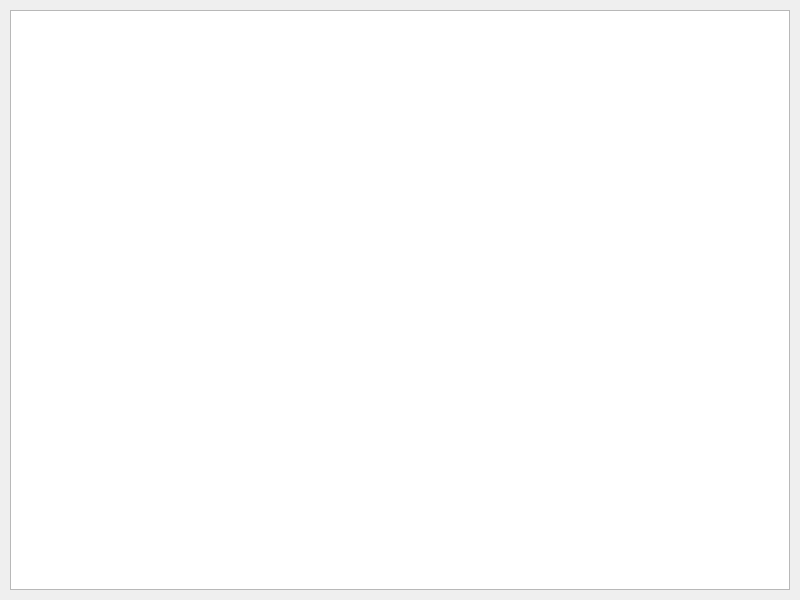
<?xml version="1.0" encoding="UTF-8"?>
<ui version="4.0">
 <class>ReportsPage</class>
 <widget class="QWidget" name="ReportsPage">
  <property name="geometry">
   <rect>
    <x>0</x>
    <y>0</y>
    <width>800</width>
    <height>600</height>
   </rect>
  </property>
  <property name="windowTitle">
   <string>Reports Page</string>
  </property>
  <layout class="QVBoxLayout" name="verticalLayout">
   <property name="leftMargin">
    <number>10</number>
   </property>
   <property name="topMargin">
    <number>10</number>
   </property>
   <property name="rightMargin">
    <number>10</number>
   </property>
   <property name="bottomMargin">
    <number>10</number>
   </property>
   <item>
    <widget class="QTextBrowser" name="reportsBrowser">
     <property name="sizePolicy">
      <sizepolicy hsizetype="Expanding" vsizetype="Expanding">
       <horstretch>0</horstretch>
       <verstretch>0</verstretch>
      </sizepolicy>
     </property>
     <property name="readOnly">
      <bool>true</bool>
     </property>
    </widget>
   </item>
  </layout>
 </widget>
 <resources/>
 <connections/>
</ui>
